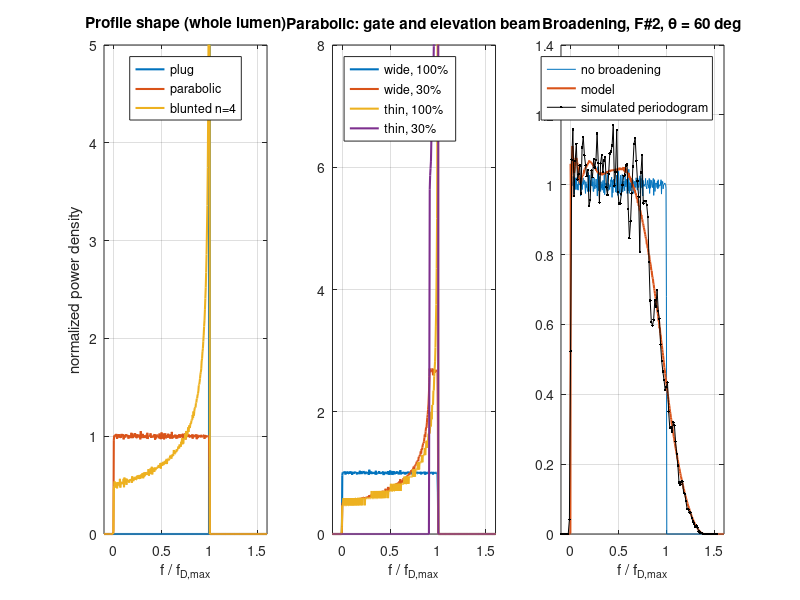

Reproduce this figure in MATLAB.
%% m29_doppler_spectrum_profile.m
% Purpose : Doppler power spectrum of flow in a straight vessel. The spectrum
%           is the histogram of f_D = 2 v f0 cos(theta)/c over the scatterers
%           in the sample volume, broadened by the spread of beam angles
%           across the aperture (geometric = transit-time broadening).
%           Part 1: plug, parabolic and blunted profiles, full-lumen gate.
%           Part 2: gate size and elevation beam (thin vs wide).
%           Part 3: geometric broadening and the max-velocity overestimate.
%           Part 4: simulated slow-time signal + averaged periodogram check.
%           Part 5: STFT window length vs frequency/time resolution.
% Change  : theta, vmax, a, F-number (alpha), gate length, Nw.
% Expect  : f0 = 5 MHz, theta = 60 deg, vmax = 0.8 m/s: fDmax = 2597 Hz.
%           Parabolic profile, whole lumen, wide elevation beam: flat
%           spectrum, mean = fDmax/2 = 1299 Hz. Thin elevation beam: the
%           spectrum rises toward fDmax. F# 2 (alpha = 14.0 deg): the
%           broadened spectrum extends to fDmax*(1 + alpha*tan(theta)) =
%           1.42 fDmax; at -20 dB of its plateau it ends near 1.33 fDmax.
%           Hann window, PRF 5 kHz: Nw = 128 -> bin 39.1 Hz, -6 dB width
%           2.00 bins = 78 Hz, 25.6 ms.
rng(1);

%% Parameters
c     = 1540;          % speed of sound (m/s)
f0    = 5e6;           % centre frequency (Hz)
theta = 60*pi/180;     % beam-to-flow angle (rad)
a     = 3e-3;          % vessel radius (m)
vmax  = 0.8;           % centreline velocity (m/s)
Fnum  = 2;             % F-number of tx and rx apertures
alpha = atan(1/(2*Fnum));   % aperture half-angle (rad)
fDmax = 2*vmax*f0*cos(theta)/c;
fprintf('fDmax = %.0f Hz (v = %.2f m/s, f0 = %.1f MHz, theta = %d deg)\n', fDmax, vmax, f0/1e6, round(theta*180/pi));

nb   = 400;                          % frequency bins over [-0.1, 1.6] fDmax
fax  = linspace(-0.1, 1.6, nb) * fDmax;  df = fax(2) - fax(1);
hist1 = @(f, w) accumarray(min(max(round((f(:) - fax(1))/df) + 1, 1), nb), w(:), [nb 1])' / (sum(w(:)) * df);

% Cross-section coordinates: u = in-plane distance from the axis (u = s sin(theta),
% s along the beam), y = elevation. Uniform fine grid over the square, masked to the lumen.
ng = 801;  [U, Y] = meshgrid(linspace(-a, a, ng));  R2 = (U.^2 + Y.^2) / a^2;  in = R2 < 1;
prof = {@(r2) ones(size(r2)), @(r2) 1 - r2, @(r2) 1 - r2.^2};   % plug, parabolic, blunted (n = 4)
pname = {'plug', 'parabolic', 'blunted n=4'};

%% Part 1: profile shape, full-lumen gate, wide elevation beam
S1 = zeros(3, nb);
fprintf('Part 1 (whole lumen, wide elevation beam):\n');
for k = 1:3
    v = vmax * prof{k}(R2(in));  f = 2*v*f0*cos(theta)/c;
    S1(k, :) = hist1(f, ones(size(f)));
    fprintf('  %-12s mean f = %6.0f Hz (%.3f fDmax)   mean v = %.3f m/s\n', pname{k}, mean(f), mean(f)/fDmax, mean(v));
end

%% Part 2: gate length and elevation beam (parabolic profile)
fprintf('Part 2 (parabolic):\n');
gates = [1 0.3];  S2 = zeros(4, nb);  ii = 0;
for elev = [1 0]                      % 1 = wide elevation beam, 0 = thin (y = 0 only)
    for g = gates                     % gate covers |u| < g*a (centred)
        ii = ii + 1;
        if elev, m = in & abs(U) < g*a; uu = U(m); yy = Y(m);
        else,    uu = linspace(-g*a, g*a, 4001)'; yy = zeros(size(uu)); end
        f = 2*vmax*(1 - (uu.^2 + yy.^2)/a^2)*f0*cos(theta)/c;
        S2(ii, :) = hist1(f, ones(size(f)));
        enames = {'thin', 'wide'};
        fprintf('  elevation %-5s gate %3.0f %% of lumen: mean f = %.3f fDmax, min f = %.3f fDmax\n', ...
            enames{elev + 1}, 100*g, mean(f)/fDmax, min(f)/fDmax);
    end
end

%% Part 3: geometric broadening (tx and rx angles uniform in theta +/- alpha)
% f = v f0 (cos(theta_t) + cos(theta_r))/c ; linearized: triangle of half-width alpha*tan(theta)*f_D
v = vmax * prof{2}(R2(in));  v = v(randperm(numel(v), 20000));   % random subset of the lumen
fD = 2*v*f0*cos(theta)/c;
nd = 41;  d = linspace(-alpha, alpha, nd);  [Dt, Dr] = meshgrid(d);
fac = (cos(theta + Dt(:)) + cos(theta + Dr(:))) / (2*cos(theta));     % exact angle factor
fB = fD(:) * fac';                                          % every scatterer x angle pair
S3 = hist1(fB(:), ones(numel(fB), 1));
plateau = median(S1(2, fax > 0.2*fDmax & fax < 0.8*fDmax));
iEnd = find(S3 > 0.01*plateau, 1, 'last');
fprintf('Part 3: alpha = %.1f deg (F# %d): full extent = %.3f fDmax (exact cos(theta-alpha)/cos(theta) = %.3f, linear 1 + alpha tan(theta) = %.3f)\n', ...
    alpha*180/pi, Fnum, max(fB(:))/fDmax, cos(theta - alpha)/cos(theta), 1 + alpha*tan(theta));
fprintf('        -20 dB envelope edge = %.3f fDmax -> apparent vmax = %.3f m/s (true %.2f)\n', fax(iEnd)/fDmax, vmax*fax(iEnd)/fDmax, vmax);
fprintf('        mean f unchanged? %.3f vs %.3f fDmax\n', mean(fB(:))/fDmax, mean(fD)/fDmax);

%% Part 4: simulated slow-time signal and averaged periodogram (parabolic, broadened)
% Each segment is an independent realization of K scatterers (uniform over the disk,
% random tx/rx angles within +/- alpha, complex Gaussian amplitudes) plus white noise.
PRF = 8e3;  Nw = 256;  nseg = 200;  K = 300;  t = (0:Nw-1)/PRF;
win = 0.5 - 0.5*cos(2*pi*(0:Nw-1)'/Nw);  P = zeros(Nw, 1);  fsum = 0;
for s = 1:nseg
    rr = sqrt(rand(K,1));
    fk = 2*vmax*(1 - rr.^2)*f0*cos(theta)/c .* ((cos(theta + alpha*(2*rand(K,1)-1)) + cos(theta + alpha*(2*rand(K,1)-1))) / (2*cos(theta)));
    amp = (randn(1,K) + 1j*randn(1,K))/sqrt(2);
    seg = (amp * exp(2j*pi*fk*t)).';                         % Nw x 1 slow-time IQ
    seg = seg + sqrt(K*1e-3) * (randn(Nw,1) + 1j*randn(Nw,1))/sqrt(2);   % SNR 30 dB
    P = P + abs(fft(seg .* win)).^2;  fsum = fsum + mean(fk);
end
P = fftshift(P);  fP = (-Nw/2:Nw/2-1)'*PRF/Nw;
fprintf('Part 4: periodogram mean f = %.0f Hz; model mean = %.0f Hz (K = %d scatterers x %d segments)\n', ...
    sum(fP.*P)/sum(P), mean(fB(:)), K, nseg);

%% Part 5: STFT resolution (Hann window)
fprintf('Part 5: STFT at PRF = 5 kHz, Hann window\n   Nw   bin(Hz)  -6dB width(Hz)  dt(ms)  dv at theta=0 (mm/s)\n');
PRF5 = 5e3;
for Nw = [32 64 128 256]
    w = 0.5 - 0.5*cos(2*pi*(0:Nw-1)'/Nw);  Z = 64*Nw;
    W = abs(fft(w, Z));  W = W / W(1);  i6 = find(W < 0.5, 1);       % first grid point below -6 dB
    k6 = i6 - 2 + (W(i6-1) - 0.5)/(W(i6-1) - W(i6));                   % interpolated -6 dB crossing (grid points)
    w6 = 2 * k6 / Z * PRF5;                                            % two-sided -6 dB width (Hz)
    fprintf('  %4d   %6.1f     %6.1f        %5.1f     %6.1f\n', Nw, PRF5/Nw, w6, Nw/PRF5*1e3, c*w6/(2*f0)*1e3);
end

%% Figures
figure('Position', [50 50 1100 380]);
subplot(1,3,1); plot(fax/fDmax, S1*fDmax, 'LineWidth', 1.5); xlabel('f / f_{D,max}'); ylabel('normalized power density');
title('Profile shape (whole lumen)'); legend(pname, 'Location', 'north'); ylim([0 5]); xlim([-0.1 1.6]); grid on;
subplot(1,3,2); plot(fax/fDmax, S2*fDmax, 'LineWidth', 1.5); xlabel('f / f_{D,max}'); ylim([0 8]); xlim([-0.1 1.6]); grid on;
title('Parabolic: gate and elevation beam'); legend('wide, 100%', 'wide, 30%', 'thin, 100%', 'thin, 30%', 'Location', 'northwest');
subplot(1,3,3); plot(fax/fDmax, S1(2,:)*fDmax, fax/fDmax, S3*fDmax, 'LineWidth', 1.5); hold on;
pl = median(P(fP > 0.2*fDmax & fP < 0.6*fDmax));  pm = median(S3(fax > 0.2*fDmax & fax < 0.6*fDmax));
plot(fP/fDmax, P/pl*pm*fDmax, 'k.-'); xlabel('f / f_{D,max}'); grid on; xlim([-0.1 1.6]);
title(sprintf('Broadening, F#%d, \\theta = %d deg', Fnum, round(theta*180/pi))); legend('no broadening', 'model', 'simulated periodogram');
